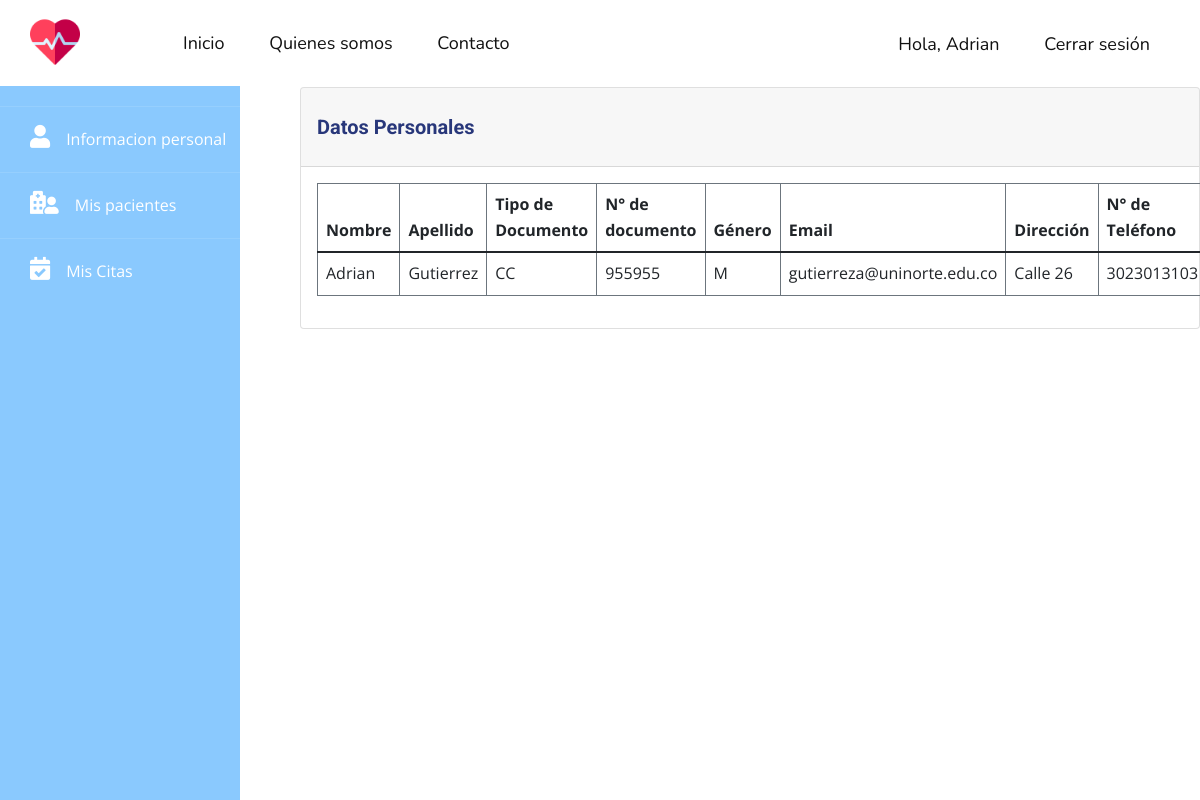
The app's page /profile (signed in), older data.
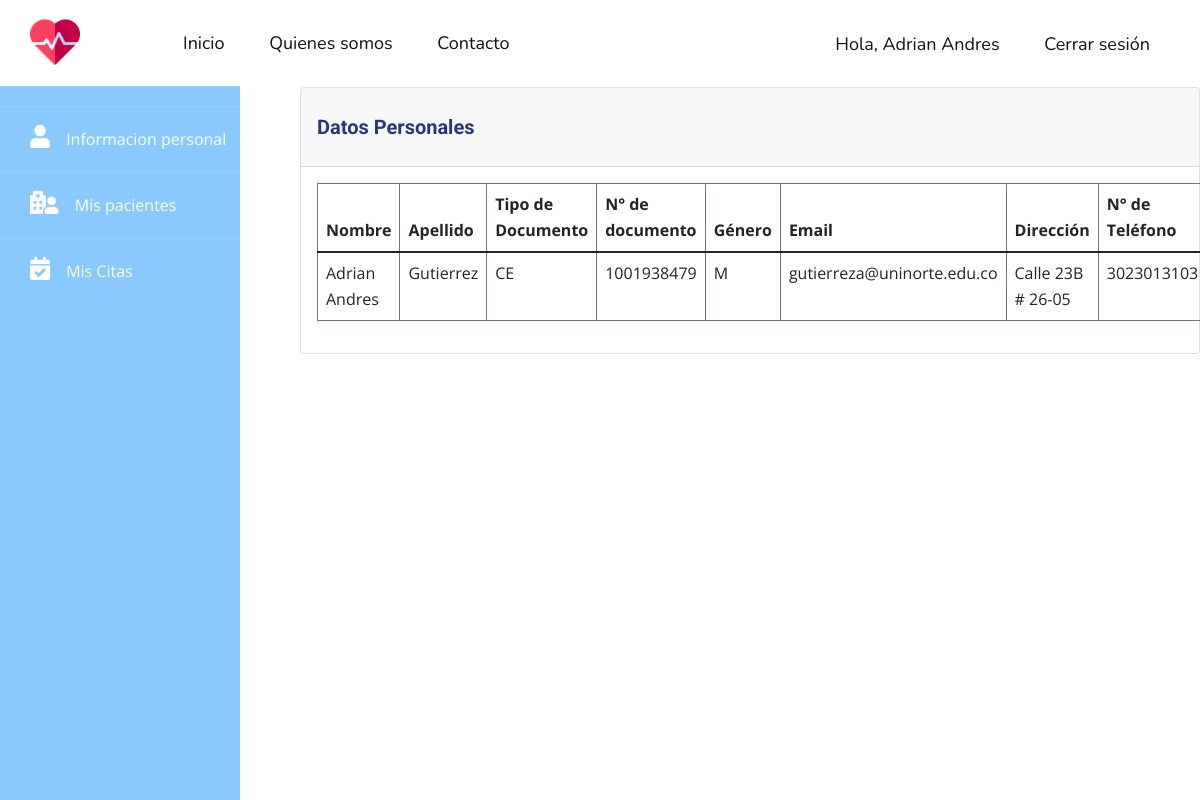
The same page, newer data.
### tables this page shows
CREATE TABLE users (id INTEGER PRIMARY KEY AUTOINCREMENT NOT NULL UNIQUE, first_name VARCHAR NOT NULL, last_name VARCHAR NOT NULL, email VARCHAR UNIQUE NOT NULL, phone VARCHAR, document_type VARCHAR (2) NOT NULL, document_number INTEGER NOT NULL UNIQUE, gender CHAR NOT NULL, address VARCHAR NOT NULL, password VARCHAR NOT NULL, role INTEGER NOT NULL, status INTEGER NOT NULL DEFAULT (1));

### app.py (the view)
@app.route('/profile', methods=('GET', 'POST'))
@login_required
def profile():
    return render_template('profile.html')

### app.py (called while the page is built)
def login_required(view):
    @functools.wraps(view)
    def wrapped_view(**kwargs):
        if g.user is None:
            return redirect(url_for('login'))
        return view(**kwargs)
    return wrapped_view

@app.before_request
def load_logged_in_user():
    user_id = session.get('user_id')
    if user_id is None:
        g.user = None
    else:
        db = get_db()
        g.user = db.execute('SELECT * FROM users WHERE id = ?', (user_id,)).fetchone()

### db.py (called while the page is built)
def get_db():
    try:
        if 'db' not in g:
            g.db = sqlite3.connect('hospital.db')
        return g.db
    except Error:
        print(Error)

### templates/profile.html (shortened to what this page needs)
{% extends "layout.html" %}
{% block content %}
    {% include '/template-parts/sidebar.html' %}
    <div class="main">
        <div class="card">
            <div class="card-header">
                <h2>Datos Personales</h2>
            </div>
            <div class="card-body">
                <table class="table table-bordered border-secondary">
                    <thead>
                    <tr>
                        <th scope="col">Nombre</th>
                        <th scope="col">Apellido</th>
                        <th scope="col">Tipo de Documento</th>
                        <th scope="col">N° de documento</th>
                        <th scope="col">Género</th>
                        <th scope="col">Email</th>
                        <th scope="col">Dirección</th>
                        <th scope="col">N° de Teléfono</th>
                    </tr>
                    </thead>
                    <tbody>
                    <tr>
                        <td>{{ g.user[1] }}</td>
                        <td>{{ g.user[2] }}</td>
                        <td>{{ g.user[5] }}</td>
                        <td>{{ g.user[6] }}</td>
                        <td>{{ g.user[7] }}</td>
                        <td>{{ g.user[3] }}</td>
                        <td>{{ g.user[8] }}</td>
                        <td>{{ g.user[4] }}</td>
                    </tr>
                    </tbody>
                </table>
            </div>
        </div>
    </div>
{% endblock %}

### templates/template-parts/header.html (shortened to what this page needs)
<header class="u-clearfix u-header u-header" id="sec-f901">
    <div class="u-clearfix u-sheet u-sheet-1">
        <a href="{{ url_for('index') }}" class="u-image u-logo u-image-1" data-image-width="512"
           data-image-height="512">
            <img src="{{ url_for('static', filename="images/cardiogram.png") }}" class="u-logo-image u-logo-image-1"
                 alt="">
        </a>
        <nav class="u-menu u-menu-dropdown u-offcanvas u-menu-1">
            <div class="u-custom-menu u-nav-container">
                <ul class="u-custom-font u-nav u-unstyled u-nav-1">
                    <li class="u-nav-item">
                        <a class="u-active-custom-color-2 u-button-style u-hover-custom-color-1 u-nav-link u-text-active-black u-text-hover-white"
                           href="{{ url_for('index') }}" style="padding: 10px 20px;">Inicio</a>
                    </li>
                    <li class="u-nav-item">
                        <a class="u-active-custom-color-2 u-button-style u-hover-custom-color-1 u-nav-link u-text-active-black u-text-hover-white"
                           href="{{ url_for('about_us') }}" style="padding: 10px 20px;">Quienes somos</a>
                    </li>
                    <li class="u-nav-item">
                        <a class="u-active-custom-color-2 u-button-style u-hover-custom-color-1 u-nav-link u-text-active-black u-text-hover-white"
                           href="{{ url_for('contact_us') }}" style="padding: 10px 20px;">Contacto</a>
                    </li>
                </ul>
            </div>
        </nav>
        <nav class="u-menu u-menu-dropdown u-offcanvas u-menu-2">
            <div class="u-custom-menu u-nav-container">
                <ul class="u-custom-font u-nav u-unstyled u-nav-3">
                    {% if not g.user %}
                        <li class="u-nav-item"><a
                                class="u-active-custom-color-2 u-button-style u-hover-custom-color-1 u-nav-link u-text-active-black u-text-hover-white"
                                href="{{ url_for('login') }}" style="padding: 10px 20px;">Iniciar sesión</a>
                        </li>
                        <li class="u-nav-item"><a
                                class="u-active-custom-color-2 u-button-style u-hover-custom-color-1 u-nav-link u-text-active-black u-text-hover-white"
                                href="{{ url_for('register') }}" style="padding: 10px 20px;">Registrarse</a>
                        </li>
                    {% else %}
                        <li class="u-nav-item"><a
                                class="u-active-custom-color-2 u-button-style u-hover-custom-color-1 u-nav-link u-text-active-black u-text-hover-white"
                                href="{{ url_for('dashboard') }}" style="padding: 10px 20px;">Hola, {{ g.user[1] }}</a>
                        </li>
                        <li class="u-nav-item"><a
                                class="u-active-custom-color-2 u-button-style u-hover-custom-color-1 u-nav-link u-text-active-black u-text-hover-white"
                                href="{{ url_for('logout') }}" style="padding: 10px 20px;">Cerrar sesión</a>
                        </li>
                    {% endif %}
                </ul>
            </div>
        </nav>
    </div>
</header>

Row changes from the older to the newer data that the page shows:
changed users "Gutierrez": first_name "Adrian" → "Adrian Andres"; document_type "CC" → "CE"; document_number "955955" → "1001938479"; address "Calle 26" → "Calle 23B # 26-05"
